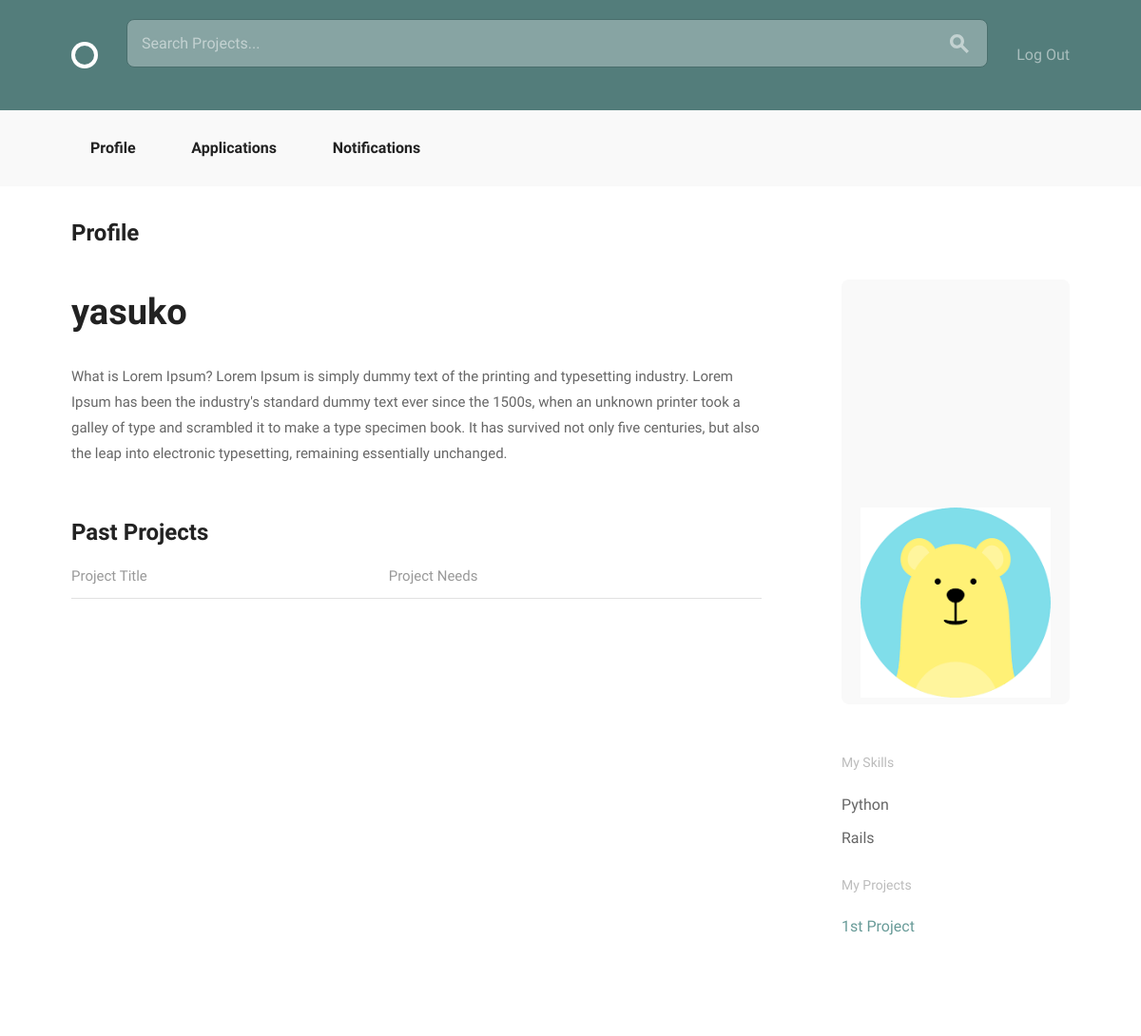
The app's page /accounts/profile/3/ (signed in), older data.
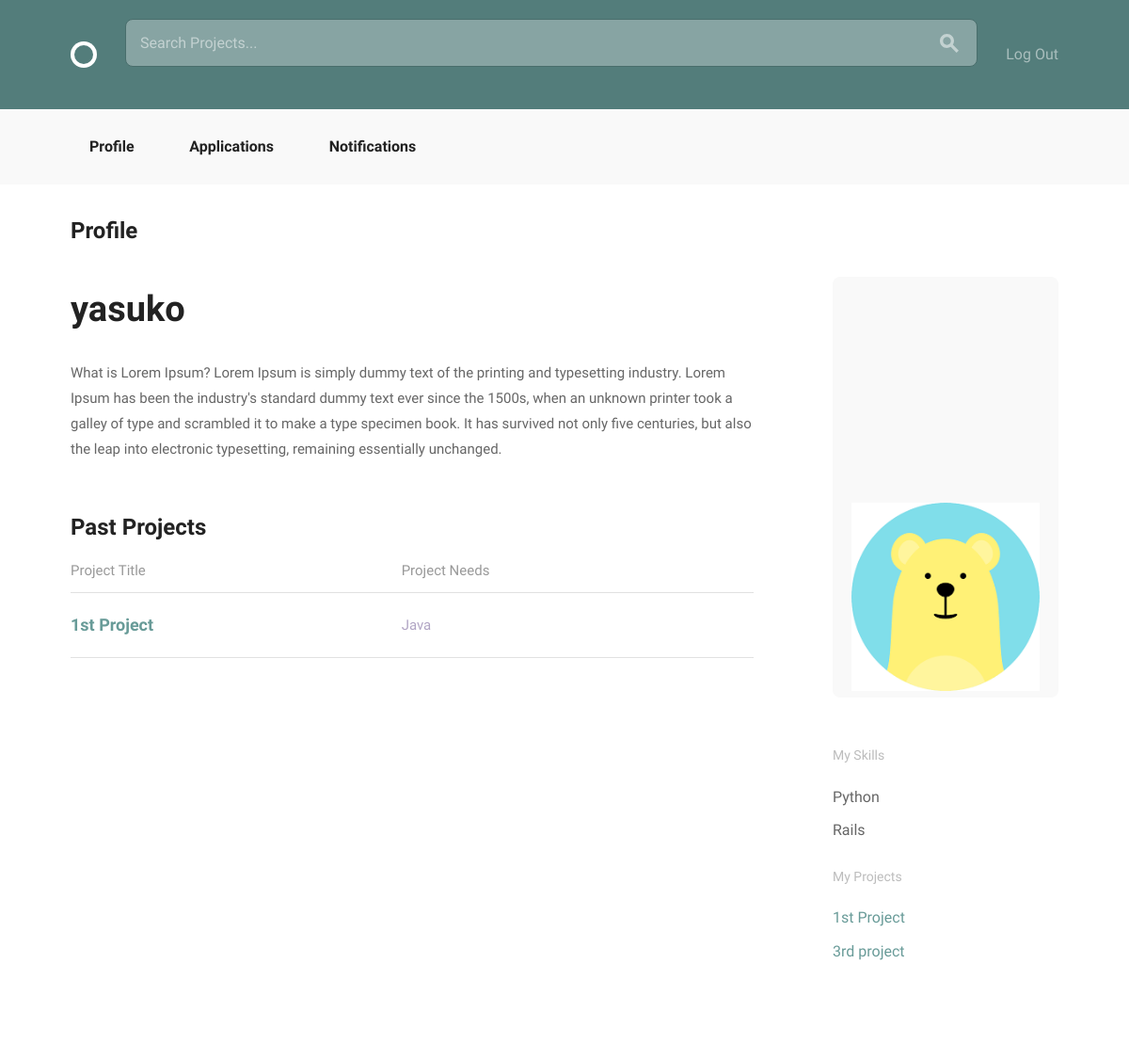
The same page, newer data.
### accounts/models.py (models this page shows)
class Skill(models.Model):
    user = models.ForeignKey(settings.AUTH_USER_MODEL, null=True)
    name = models.CharField(max_length=20, choices=SKILLES_CHOICES)
    def __str__(self):
        return self.name

### projects/models.py (models this page shows, shortened)
class Project(models.Model):
    user = models.ForeignKey(settings.AUTH_USER_MODEL, null=True)
    title = models.CharField(max_length=100)
    description = models.TextField(max_length=500)
    estimated_time = models.IntegerField()
    requirements = models.CharField(max_length=100)

class Application(models.Model):
    applicant = models.ForeignKey(
        settings.AUTH_USER_MODEL,
        related_name="applicaion"
    )
    position = models.ForeignKey(Position)
    status = models.CharField(max_length=20)

class Position(models.Model):
    ANDROID = "Android"
    DESIGN = "Design"
    JAVA = "Java"
    PHP = "PHP"
    PYTHON = "Python"
    RAILS = "Rails"
    WORDPRESS = "Wordpress"
    iOS = "iOS"
    SKILLES_CHOICES = (
        (ANDROID, "Android Developer"),
        (DESIGN, "Designer"),
        (JAVA, "Java Developer"),
        (PHP, "PHP Developer"),
        (PYTHON, "Python Developer"),
        (RAILS, "Rails Developer"),
        (WORDPRESS, "Wordpress Developer"),
        (iOS, "iOS Developer")
    )
    project = models.ForeignKey(
        Project,
        null=True,
        related_name="positions",
        on_delete=models.CASCADE)
    title = models.CharField(max_length=100)
    description = models.TextField(max_length=500)
    skill = models.CharField(max_length=20, choices=SKILLES_CHOICES, default="")
    position_filled = models.BooleanField(default=False)

### accounts/views.py (the view)
@login_required
def profile_detail(request, pk):
    profile = get_object_or_404(models.User, pk=pk)
    skills = models.Skill.objects.filter(user_id=pk)
    projects = Project.objects.filter(user_id=pk)
    applications = Application.objects.filter(
                        applicant=request.user,
                        status='accept')
    return render(request, 'accounts/profile_detail.html', {
            'profile': profile,
            'skills': skills,
            'projects': projects ,
            'applications': applications })

### accounts/templates/accounts/profile_detail.html (shortened to what this page needs)
{% extends "layout.html" %}
{% load static from staticfiles %}
{% block body_content %}
<div class="bounds circle--page">
    <div class="circle--page--header circle--fluid">
        <div class="circle--fluid--cell circle--fluid--primary">
            <h2>Profile</h2>
        </div>
    </div>
    <div class="grid-70">
        <div class="circle--article--body">
              <h1>{{ profile.username }}</h1>
              {{ profile.bio }}
        </div>
        <h2>Past Projects</h2>
        <table class="u-full-width circle--table">
            <thead>
                <tr>
                    <th>Project Title</th>
                    <th class="circle--cell--right">Project Needs</th>
                </tr>
            </thead>
            <tbody>
                {% for application in applications %}
                    <tr class="clickable-row" data-href="{% url 'projects:project_detail' pk=application.position.project.pk %}">
                        <td>
                            <h3>{{ application.position.project.title }}</h3>
                        </td>
                        <td class="circle--cell--right">
                            <span class="secondary-label">{{ application.position.skill }}</sapn>
                        </td>
                    </tr>
                {% endfor %}
            </tbody>
        </table>
    </div>
    <div class="grid-25 grid-push-5">
        <div class="circle--secondary--module">
            <div class="circle--primary--avatar">
                {% if profile.image %}
                    <img src="{{ profile.image.url }}" height=200 width=200 alt="profile image"/>
                {% endif %}
            </div>
        </div>
        <div class="circle--secondary--module">
            <h4>My Skills</h4>
            <ul class="unloaded">
                {% for skill in skills %}
                <li>{{ skill }}</li>
                {% endfor %}
            </ul>
            <h4>My Projects</h4>
            <ul class="circle--link--list">
                {% for project in projects %}
                <li><a href="{% url 'projects:project_detail' pk=project.pk %}">{{ project.title }}</a></li>
                {% endfor %}
            </ul>
        </div>
    </div>
</div>
{% endblock %}

Row changes from the older to the newer data that the page shows:
now on this page (row edited): Application: position.project "1st Project", position.skill "Java"
added Project: title "3rd project"
